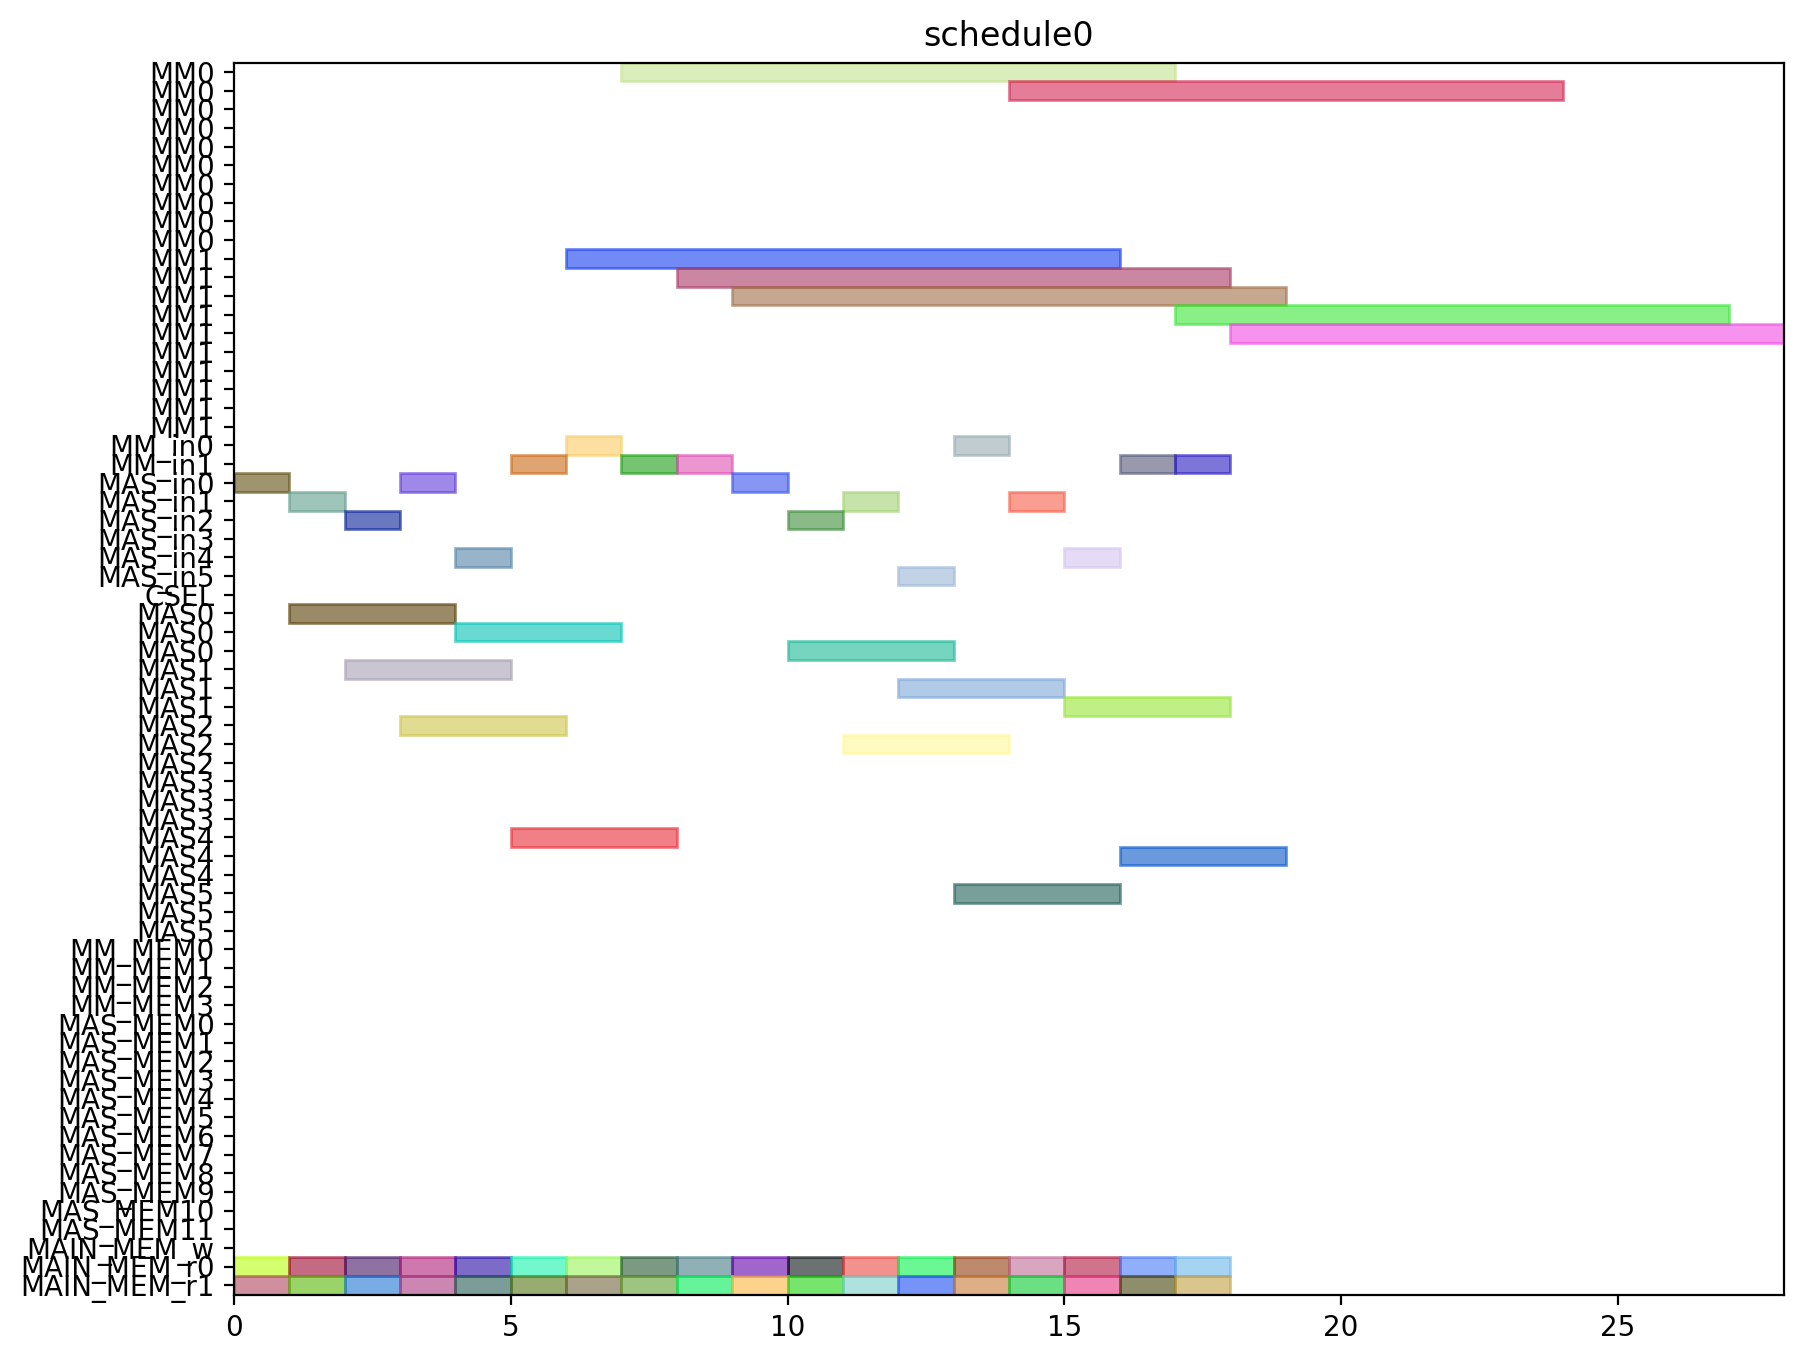

Generate this figure with Python:
from pyschedule import Scenario, solvers, plotters, alt


def solve():
	horizon = 120
	S = Scenario("schedule0", horizon=horizon)

	# resource
	MM = S.Resources('MM', num=2, size=10)
	MM_in = S.Resources('MM_in', num=2)
	MAS_in = S.Resources('MAS_in', num=6)
	CSEL = S.Resource('CSEL')
	MAS = S.Resources('MAS', num=6, size=3, periods=range(1, horizon))
	MM_MEM = S.Resources('MM_MEM', num=4)
	MAS_MEM = S.Resources('MAS_MEM', num=12)
	MAIN_MEM_w = S.Resource('MAIN_MEM_w', size=1)
	MAIN_MEM_r = S.Resources('MAIN_MEM_r', num=2)

	# result of previous scheduling

	# new tasks
	t0_t0 = S.Task('t0_t0', length=3, delay_cost=1)
	t0_t0 += alt(MAS)
	t0_t0_in = S.Task('t0_t0_in', length=1, delay_cost=1)
	t0_t0_in += alt(MAS_in)
	S += t0_t0_in*MAS_in[0]<=t0_t0*MAS[0]

	S += t0_t0_in*MAS_in[1]<=t0_t0*MAS[1]

	S += t0_t0_in*MAS_in[2]<=t0_t0*MAS[2]

	S += t0_t0_in*MAS_in[3]<=t0_t0*MAS[3]

	S += t0_t0_in*MAS_in[4]<=t0_t0*MAS[4]

	S += t0_t0_in*MAS_in[5]<=t0_t0*MAS[5]

	t0_t0_mem0 = S.Task('t0_t0_mem0', length=1, delay_cost=1)
	t0_t0_mem0 += MAIN_MEM_r[0]
	S += t0_t0_mem0 <= t0_t0

	t0_t0_mem1 = S.Task('t0_t0_mem1', length=1, delay_cost=1)
	t0_t0_mem1 += MAIN_MEM_r[1]
	S += t0_t0_mem1 <= t0_t0

	t0_t1 = S.Task('t0_t1', length=3, delay_cost=1)
	t0_t1 += alt(MAS)
	t0_t1_in = S.Task('t0_t1_in', length=1, delay_cost=1)
	t0_t1_in += alt(MAS_in)
	S += t0_t1_in*MAS_in[0]<=t0_t1*MAS[0]

	S += t0_t1_in*MAS_in[1]<=t0_t1*MAS[1]

	S += t0_t1_in*MAS_in[2]<=t0_t1*MAS[2]

	S += t0_t1_in*MAS_in[3]<=t0_t1*MAS[3]

	S += t0_t1_in*MAS_in[4]<=t0_t1*MAS[4]

	S += t0_t1_in*MAS_in[5]<=t0_t1*MAS[5]

	t0_t1_mem0 = S.Task('t0_t1_mem0', length=1, delay_cost=1)
	t0_t1_mem0 += MAIN_MEM_r[0]
	S += t0_t1_mem0 <= t0_t1

	t0_t1_mem1 = S.Task('t0_t1_mem1', length=1, delay_cost=1)
	t0_t1_mem1 += MAIN_MEM_r[1]
	S += t0_t1_mem1 <= t0_t1

	t0_t3 = S.Task('t0_t3', length=10, delay_cost=1)
	t0_t3 += alt(MM)
	t0_t3_in = S.Task('t0_t3_in', length=1, delay_cost=1)
	t0_t3_in += alt(MM_in)
	S += t0_t3_in*MM_in[0]<=t0_t3*MM[0]
	S += t0_t3_in*MM_in[1]<=t0_t3*MM[1]
	t0_t3_mem0 = S.Task('t0_t3_mem0', length=1, delay_cost=1)
	t0_t3_mem0 += MAIN_MEM_r[0]
	S += t0_t3_mem0 <= t0_t3

	t0_t3_mem1 = S.Task('t0_t3_mem1', length=1, delay_cost=1)
	t0_t3_mem1 += MAIN_MEM_r[1]
	S += t0_t3_mem1 <= t0_t3

	t1_t0 = S.Task('t1_t0', length=3, delay_cost=1)
	t1_t0 += alt(MAS)
	t1_t0_in = S.Task('t1_t0_in', length=1, delay_cost=1)
	t1_t0_in += alt(MAS_in)
	S += t1_t0_in*MAS_in[0]<=t1_t0*MAS[0]

	S += t1_t0_in*MAS_in[1]<=t1_t0*MAS[1]

	S += t1_t0_in*MAS_in[2]<=t1_t0*MAS[2]

	S += t1_t0_in*MAS_in[3]<=t1_t0*MAS[3]

	S += t1_t0_in*MAS_in[4]<=t1_t0*MAS[4]

	S += t1_t0_in*MAS_in[5]<=t1_t0*MAS[5]

	t1_t0_mem0 = S.Task('t1_t0_mem0', length=1, delay_cost=1)
	t1_t0_mem0 += MAIN_MEM_r[0]
	S += t1_t0_mem0 <= t1_t0

	t1_t0_mem1 = S.Task('t1_t0_mem1', length=1, delay_cost=1)
	t1_t0_mem1 += MAIN_MEM_r[1]
	S += t1_t0_mem1 <= t1_t0

	t1_t1 = S.Task('t1_t1', length=3, delay_cost=1)
	t1_t1 += alt(MAS)
	t1_t1_in = S.Task('t1_t1_in', length=1, delay_cost=1)
	t1_t1_in += alt(MAS_in)
	S += t1_t1_in*MAS_in[0]<=t1_t1*MAS[0]

	S += t1_t1_in*MAS_in[1]<=t1_t1*MAS[1]

	S += t1_t1_in*MAS_in[2]<=t1_t1*MAS[2]

	S += t1_t1_in*MAS_in[3]<=t1_t1*MAS[3]

	S += t1_t1_in*MAS_in[4]<=t1_t1*MAS[4]

	S += t1_t1_in*MAS_in[5]<=t1_t1*MAS[5]

	t1_t1_mem0 = S.Task('t1_t1_mem0', length=1, delay_cost=1)
	t1_t1_mem0 += MAIN_MEM_r[0]
	S += t1_t1_mem0 <= t1_t1

	t1_t1_mem1 = S.Task('t1_t1_mem1', length=1, delay_cost=1)
	t1_t1_mem1 += MAIN_MEM_r[1]
	S += t1_t1_mem1 <= t1_t1

	t1_t3 = S.Task('t1_t3', length=10, delay_cost=1)
	t1_t3 += alt(MM)
	t1_t3_in = S.Task('t1_t3_in', length=1, delay_cost=1)
	t1_t3_in += alt(MM_in)
	S += t1_t3_in*MM_in[0]<=t1_t3*MM[0]
	S += t1_t3_in*MM_in[1]<=t1_t3*MM[1]
	t1_t3_mem0 = S.Task('t1_t3_mem0', length=1, delay_cost=1)
	t1_t3_mem0 += MAIN_MEM_r[0]
	S += t1_t3_mem0 <= t1_t3

	t1_t3_mem1 = S.Task('t1_t3_mem1', length=1, delay_cost=1)
	t1_t3_mem1 += MAIN_MEM_r[1]
	S += t1_t3_mem1 <= t1_t3

	t2_t2 = S.Task('t2_t2', length=3, delay_cost=1)
	t2_t2 += alt(MAS)
	t2_t2_in = S.Task('t2_t2_in', length=1, delay_cost=1)
	t2_t2_in += alt(MAS_in)
	S += t2_t2_in*MAS_in[0]<=t2_t2*MAS[0]

	S += t2_t2_in*MAS_in[1]<=t2_t2*MAS[1]

	S += t2_t2_in*MAS_in[2]<=t2_t2*MAS[2]

	S += t2_t2_in*MAS_in[3]<=t2_t2*MAS[3]

	S += t2_t2_in*MAS_in[4]<=t2_t2*MAS[4]

	S += t2_t2_in*MAS_in[5]<=t2_t2*MAS[5]

	t2_t2_mem0 = S.Task('t2_t2_mem0', length=1, delay_cost=1)
	t2_t2_mem0 += MAIN_MEM_r[0]
	S += t2_t2_mem0 <= t2_t2

	t2_t2_mem1 = S.Task('t2_t2_mem1', length=1, delay_cost=1)
	t2_t2_mem1 += MAIN_MEM_r[1]
	S += t2_t2_mem1 <= t2_t2

	t5_t0 = S.Task('t5_t0', length=10, delay_cost=1)
	t5_t0 += alt(MM)
	t5_t0_in = S.Task('t5_t0_in', length=1, delay_cost=1)
	t5_t0_in += alt(MM_in)
	S += t5_t0_in*MM_in[0]<=t5_t0*MM[0]
	S += t5_t0_in*MM_in[1]<=t5_t0*MM[1]
	t5_t0_mem0 = S.Task('t5_t0_mem0', length=1, delay_cost=1)
	t5_t0_mem0 += MAIN_MEM_r[0]
	S += t5_t0_mem0 <= t5_t0

	t5_t0_mem1 = S.Task('t5_t0_mem1', length=1, delay_cost=1)
	t5_t0_mem1 += MAIN_MEM_r[1]
	S += t5_t0_mem1 <= t5_t0

	t5_t1 = S.Task('t5_t1', length=10, delay_cost=1)
	t5_t1 += alt(MM)
	t5_t1_in = S.Task('t5_t1_in', length=1, delay_cost=1)
	t5_t1_in += alt(MM_in)
	S += t5_t1_in*MM_in[0]<=t5_t1*MM[0]
	S += t5_t1_in*MM_in[1]<=t5_t1*MM[1]
	t5_t1_mem0 = S.Task('t5_t1_mem0', length=1, delay_cost=1)
	t5_t1_mem0 += MAIN_MEM_r[0]
	S += t5_t1_mem0 <= t5_t1

	t5_t1_mem1 = S.Task('t5_t1_mem1', length=1, delay_cost=1)
	t5_t1_mem1 += MAIN_MEM_r[1]
	S += t5_t1_mem1 <= t5_t1

	t5_t2 = S.Task('t5_t2', length=3, delay_cost=1)
	t5_t2 += alt(MAS)
	t5_t2_in = S.Task('t5_t2_in', length=1, delay_cost=1)
	t5_t2_in += alt(MAS_in)
	S += t5_t2_in*MAS_in[0]<=t5_t2*MAS[0]

	S += t5_t2_in*MAS_in[1]<=t5_t2*MAS[1]

	S += t5_t2_in*MAS_in[2]<=t5_t2*MAS[2]

	S += t5_t2_in*MAS_in[3]<=t5_t2*MAS[3]

	S += t5_t2_in*MAS_in[4]<=t5_t2*MAS[4]

	S += t5_t2_in*MAS_in[5]<=t5_t2*MAS[5]

	t5_t2_mem0 = S.Task('t5_t2_mem0', length=1, delay_cost=1)
	t5_t2_mem0 += MAIN_MEM_r[0]
	S += t5_t2_mem0 <= t5_t2

	t5_t2_mem1 = S.Task('t5_t2_mem1', length=1, delay_cost=1)
	t5_t2_mem1 += MAIN_MEM_r[1]
	S += t5_t2_mem1 <= t5_t2

	t5_t3 = S.Task('t5_t3', length=3, delay_cost=1)
	t5_t3 += alt(MAS)
	t5_t3_in = S.Task('t5_t3_in', length=1, delay_cost=1)
	t5_t3_in += alt(MAS_in)
	S += t5_t3_in*MAS_in[0]<=t5_t3*MAS[0]

	S += t5_t3_in*MAS_in[1]<=t5_t3*MAS[1]

	S += t5_t3_in*MAS_in[2]<=t5_t3*MAS[2]

	S += t5_t3_in*MAS_in[3]<=t5_t3*MAS[3]

	S += t5_t3_in*MAS_in[4]<=t5_t3*MAS[4]

	S += t5_t3_in*MAS_in[5]<=t5_t3*MAS[5]

	t5_t3_mem0 = S.Task('t5_t3_mem0', length=1, delay_cost=1)
	t5_t3_mem0 += MAIN_MEM_r[0]
	S += t5_t3_mem0 <= t5_t3

	t5_t3_mem1 = S.Task('t5_t3_mem1', length=1, delay_cost=1)
	t5_t3_mem1 += MAIN_MEM_r[1]
	S += t5_t3_mem1 <= t5_t3

	t7_t0 = S.Task('t7_t0', length=3, delay_cost=1)
	t7_t0 += alt(MAS)
	t7_t0_in = S.Task('t7_t0_in', length=1, delay_cost=1)
	t7_t0_in += alt(MAS_in)
	S += t7_t0_in*MAS_in[0]<=t7_t0*MAS[0]

	S += t7_t0_in*MAS_in[1]<=t7_t0*MAS[1]

	S += t7_t0_in*MAS_in[2]<=t7_t0*MAS[2]

	S += t7_t0_in*MAS_in[3]<=t7_t0*MAS[3]

	S += t7_t0_in*MAS_in[4]<=t7_t0*MAS[4]

	S += t7_t0_in*MAS_in[5]<=t7_t0*MAS[5]

	t7_t0_mem0 = S.Task('t7_t0_mem0', length=1, delay_cost=1)
	t7_t0_mem0 += MAIN_MEM_r[0]
	S += t7_t0_mem0 <= t7_t0

	t7_t0_mem1 = S.Task('t7_t0_mem1', length=1, delay_cost=1)
	t7_t0_mem1 += MAIN_MEM_r[1]
	S += t7_t0_mem1 <= t7_t0

	t7_t1 = S.Task('t7_t1', length=3, delay_cost=1)
	t7_t1 += alt(MAS)
	t7_t1_in = S.Task('t7_t1_in', length=1, delay_cost=1)
	t7_t1_in += alt(MAS_in)
	S += t7_t1_in*MAS_in[0]<=t7_t1*MAS[0]

	S += t7_t1_in*MAS_in[1]<=t7_t1*MAS[1]

	S += t7_t1_in*MAS_in[2]<=t7_t1*MAS[2]

	S += t7_t1_in*MAS_in[3]<=t7_t1*MAS[3]

	S += t7_t1_in*MAS_in[4]<=t7_t1*MAS[4]

	S += t7_t1_in*MAS_in[5]<=t7_t1*MAS[5]

	t7_t1_mem0 = S.Task('t7_t1_mem0', length=1, delay_cost=1)
	t7_t1_mem0 += MAIN_MEM_r[0]
	S += t7_t1_mem0 <= t7_t1

	t7_t1_mem1 = S.Task('t7_t1_mem1', length=1, delay_cost=1)
	t7_t1_mem1 += MAIN_MEM_r[1]
	S += t7_t1_mem1 <= t7_t1

	t7_t3 = S.Task('t7_t3', length=10, delay_cost=1)
	t7_t3 += alt(MM)
	t7_t3_in = S.Task('t7_t3_in', length=1, delay_cost=1)
	t7_t3_in += alt(MM_in)
	S += t7_t3_in*MM_in[0]<=t7_t3*MM[0]
	S += t7_t3_in*MM_in[1]<=t7_t3*MM[1]
	t7_t3_mem0 = S.Task('t7_t3_mem0', length=1, delay_cost=1)
	t7_t3_mem0 += MAIN_MEM_r[0]
	S += t7_t3_mem0 <= t7_t3

	t7_t3_mem1 = S.Task('t7_t3_mem1', length=1, delay_cost=1)
	t7_t3_mem1 += MAIN_MEM_r[1]
	S += t7_t3_mem1 <= t7_t3

	t10_t0 = S.Task('t10_t0', length=10, delay_cost=1)
	t10_t0 += alt(MM)
	t10_t0_in = S.Task('t10_t0_in', length=1, delay_cost=1)
	t10_t0_in += alt(MM_in)
	S += t10_t0_in*MM_in[0]<=t10_t0*MM[0]
	S += t10_t0_in*MM_in[1]<=t10_t0*MM[1]
	t10_t0_mem0 = S.Task('t10_t0_mem0', length=1, delay_cost=1)
	t10_t0_mem0 += MAIN_MEM_r[0]
	S += t10_t0_mem0 <= t10_t0

	t10_t0_mem1 = S.Task('t10_t0_mem1', length=1, delay_cost=1)
	t10_t0_mem1 += MAIN_MEM_r[1]
	S += t10_t0_mem1 <= t10_t0

	t10_t1 = S.Task('t10_t1', length=10, delay_cost=1)
	t10_t1 += alt(MM)
	t10_t1_in = S.Task('t10_t1_in', length=1, delay_cost=1)
	t10_t1_in += alt(MM_in)
	S += t10_t1_in*MM_in[0]<=t10_t1*MM[0]
	S += t10_t1_in*MM_in[1]<=t10_t1*MM[1]
	t10_t1_mem0 = S.Task('t10_t1_mem0', length=1, delay_cost=1)
	t10_t1_mem0 += MAIN_MEM_r[0]
	S += t10_t1_mem0 <= t10_t1

	t10_t1_mem1 = S.Task('t10_t1_mem1', length=1, delay_cost=1)
	t10_t1_mem1 += MAIN_MEM_r[1]
	S += t10_t1_mem1 <= t10_t1

	t10_t2 = S.Task('t10_t2', length=3, delay_cost=1)
	t10_t2 += alt(MAS)
	t10_t2_in = S.Task('t10_t2_in', length=1, delay_cost=1)
	t10_t2_in += alt(MAS_in)
	S += t10_t2_in*MAS_in[0]<=t10_t2*MAS[0]

	S += t10_t2_in*MAS_in[1]<=t10_t2*MAS[1]

	S += t10_t2_in*MAS_in[2]<=t10_t2*MAS[2]

	S += t10_t2_in*MAS_in[3]<=t10_t2*MAS[3]

	S += t10_t2_in*MAS_in[4]<=t10_t2*MAS[4]

	S += t10_t2_in*MAS_in[5]<=t10_t2*MAS[5]

	t10_t2_mem0 = S.Task('t10_t2_mem0', length=1, delay_cost=1)
	t10_t2_mem0 += MAIN_MEM_r[0]
	S += t10_t2_mem0 <= t10_t2

	t10_t2_mem1 = S.Task('t10_t2_mem1', length=1, delay_cost=1)
	t10_t2_mem1 += MAIN_MEM_r[1]
	S += t10_t2_mem1 <= t10_t2

	t10_t3 = S.Task('t10_t3', length=3, delay_cost=1)
	t10_t3 += alt(MAS)
	t10_t3_in = S.Task('t10_t3_in', length=1, delay_cost=1)
	t10_t3_in += alt(MAS_in)
	S += t10_t3_in*MAS_in[0]<=t10_t3*MAS[0]

	S += t10_t3_in*MAS_in[1]<=t10_t3*MAS[1]

	S += t10_t3_in*MAS_in[2]<=t10_t3*MAS[2]

	S += t10_t3_in*MAS_in[3]<=t10_t3*MAS[3]

	S += t10_t3_in*MAS_in[4]<=t10_t3*MAS[4]

	S += t10_t3_in*MAS_in[5]<=t10_t3*MAS[5]

	t10_t3_mem0 = S.Task('t10_t3_mem0', length=1, delay_cost=1)
	t10_t3_mem0 += MAIN_MEM_r[0]
	S += t10_t3_mem0 <= t10_t3

	t10_t3_mem1 = S.Task('t10_t3_mem1', length=1, delay_cost=1)
	t10_t3_mem1 += MAIN_MEM_r[1]
	S += t10_t3_mem1 <= t10_t3

	solvers.mip.solve(S,msg=1,kind='CPLEX',ratio_gap=1.01)

	solution = [['hoge']*len(S.solution()[1]) for i in range(len(S.solution()))]
	for i in range(len(S.solution())):
		for j in range(len(S.solution()[i])):
			solution[i][j]=str(S.solution()[i][j])
	print(solution)

	cycles = int(solution[-1][3])

	pic_file_name = "/mnt/rose/usr1/fukuda/ABE/multiRAM_multiMAS_16mux/scheduling_result/stage10MM2_stage3MAS6/EP2_DBL_w_EVAL/schedule0.png"
	if(S.solution() != []):
		plotters.matplotlib.plot(S,img_filename=pic_file_name, show_task_labels=False, fig_size=(cycles*0.25+3, 8))

	return solution
